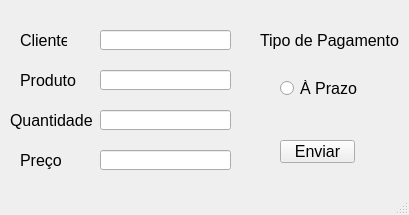
<?xml version="1.0" encoding="UTF-8"?>
<ui version="4.0">
 <class>MainWindow</class>
 <widget class="QMainWindow" name="MainWindow">
  <property name="geometry">
   <rect>
    <x>0</x>
    <y>0</y>
    <width>409</width>
    <height>215</height>
   </rect>
  </property>
  <property name="windowTitle">
   <string>MainWindow</string>
  </property>
  <widget class="QWidget" name="centralwidget">
   <widget class="QLineEdit" name="cliente">
    <property name="geometry">
     <rect>
      <x>100</x>
      <y>30</y>
      <width>131</width>
      <height>20</height>
     </rect>
    </property>
    <property name="font">
     <font>
      <pointsize>11</pointsize>
     </font>
    </property>
   </widget>
   <widget class="QLabel" name="label">
    <property name="geometry">
     <rect>
      <x>20</x>
      <y>30</y>
      <width>47</width>
      <height>21</height>
     </rect>
    </property>
    <property name="font">
     <font>
      <pointsize>12</pointsize>
     </font>
    </property>
    <property name="text">
     <string>Cliente</string>
    </property>
   </widget>
   <widget class="QLabel" name="label_2">
    <property name="geometry">
     <rect>
      <x>20</x>
      <y>70</y>
      <width>61</width>
      <height>21</height>
     </rect>
    </property>
    <property name="font">
     <font>
      <pointsize>12</pointsize>
     </font>
    </property>
    <property name="text">
     <string>Produto</string>
    </property>
   </widget>
   <widget class="QLabel" name="label_3">
    <property name="geometry">
     <rect>
      <x>10</x>
      <y>110</y>
      <width>91</width>
      <height>21</height>
     </rect>
    </property>
    <property name="font">
     <font>
      <pointsize>12</pointsize>
     </font>
    </property>
    <property name="text">
     <string>Quantidade</string>
    </property>
   </widget>
   <widget class="QLineEdit" name="produto">
    <property name="geometry">
     <rect>
      <x>100</x>
      <y>70</y>
      <width>131</width>
      <height>20</height>
     </rect>
    </property>
    <property name="font">
     <font>
      <pointsize>11</pointsize>
     </font>
    </property>
   </widget>
   <widget class="QLineEdit" name="quantidade">
    <property name="geometry">
     <rect>
      <x>100</x>
      <y>110</y>
      <width>131</width>
      <height>20</height>
     </rect>
    </property>
    <property name="font">
     <font>
      <pointsize>11</pointsize>
     </font>
    </property>
   </widget>
   <widget class="QLineEdit" name="preco">
    <property name="geometry">
     <rect>
      <x>100</x>
      <y>150</y>
      <width>131</width>
      <height>20</height>
     </rect>
    </property>
    <property name="font">
     <font>
      <pointsize>11</pointsize>
     </font>
    </property>
   </widget>
   <widget class="QLabel" name="label_4">
    <property name="geometry">
     <rect>
      <x>20</x>
      <y>150</y>
      <width>47</width>
      <height>21</height>
     </rect>
    </property>
    <property name="font">
     <font>
      <pointsize>12</pointsize>
     </font>
    </property>
    <property name="text">
     <string>Preço</string>
    </property>
   </widget>
   <widget class="QRadioButton" name="aprazo">
    <property name="geometry">
     <rect>
      <x>280</x>
      <y>80</y>
      <width>82</width>
      <height>17</height>
     </rect>
    </property>
    <property name="font">
     <font>
      <pointsize>12</pointsize>
     </font>
    </property>
    <property name="text">
     <string>À Prazo</string>
    </property>
   </widget>
   <widget class="QLabel" name="label_5">
    <property name="geometry">
     <rect>
      <x>260</x>
      <y>30</y>
      <width>141</width>
      <height>21</height>
     </rect>
    </property>
    <property name="font">
     <font>
      <pointsize>12</pointsize>
      <weight>50</weight>
      <bold>false</bold>
     </font>
    </property>
    <property name="text">
     <string>Tipo de Pagamento</string>
    </property>
   </widget>
   <widget class="QPushButton" name="enviar">
    <property name="geometry">
     <rect>
      <x>280</x>
      <y>140</y>
      <width>75</width>
      <height>23</height>
     </rect>
    </property>
    <property name="font">
     <font>
      <pointsize>12</pointsize>
     </font>
    </property>
    <property name="text">
     <string>Enviar</string>
    </property>
   </widget>
  </widget>
  <widget class="QMenuBar" name="menubar">
   <property name="geometry">
    <rect>
     <x>0</x>
     <y>0</y>
     <width>409</width>
     <height>21</height>
    </rect>
   </property>
  </widget>
  <widget class="QStatusBar" name="statusbar"/>
 </widget>
 <resources/>
 <connections/>
</ui>
